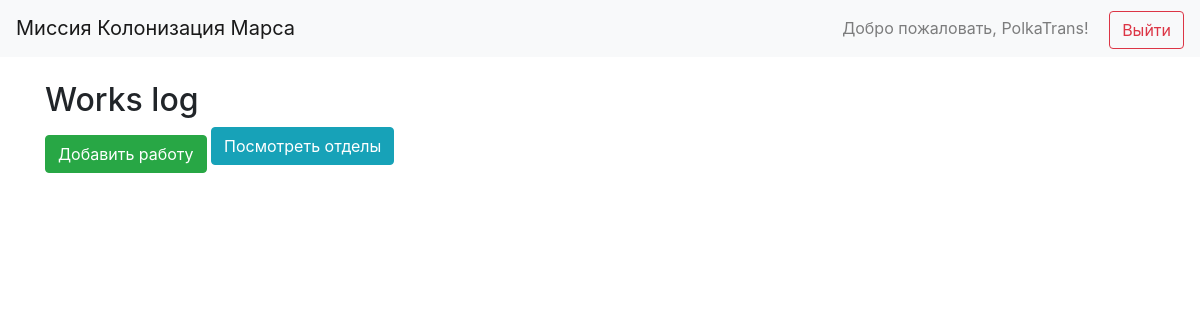
/ (signed in), run on an earlier commit of the app's database.
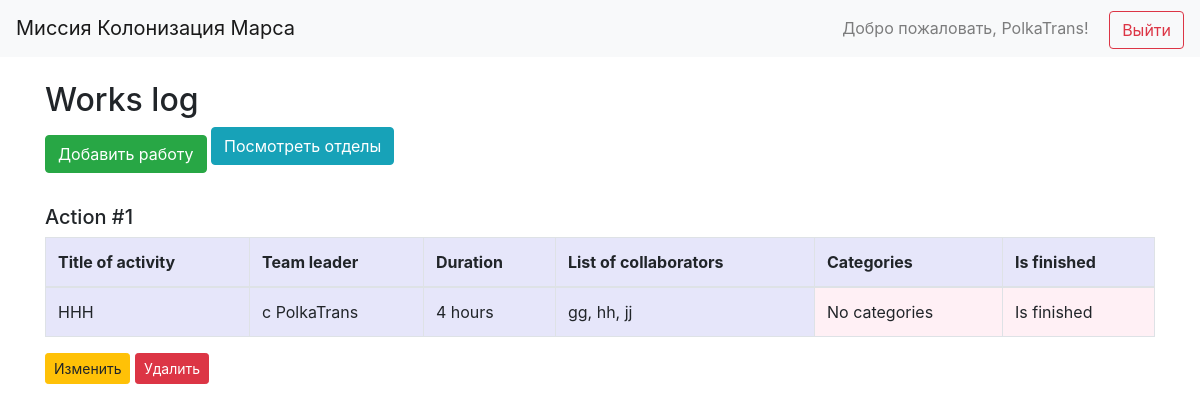
And on a later commit of the database.
### data/jobs.py (models this page shows)
class Jobs(SqlAlchemyBase):
    __tablename__ = 'jobs'
    id = sqlalchemy.Column(sqlalchemy.Integer, primary_key=True, autoincrement=True)
    team_leader = sqlalchemy.Column(sqlalchemy.Integer, sqlalchemy.ForeignKey("users.id"))
    job = sqlalchemy.Column(sqlalchemy.String, nullable=True)
    work_size = sqlalchemy.Column(sqlalchemy.Integer, nullable=True)
    collaborators = sqlalchemy.Column(sqlalchemy.String, nullable=True)
    start_date = sqlalchemy.Column(sqlalchemy.DateTime, nullable=True)
    is_finished = sqlalchemy.Column(sqlalchemy.Boolean, nullable=True)
    user = orm.relationship("User")
    categories = orm.relationship("Category", secondary=association_table, back_populates="jobs")

### data/users.py (models this page shows, shortened)
class User(SqlAlchemyBase, UserMixin):
    __tablename__ = 'users'
    id = sqlalchemy.Column(sqlalchemy.Integer, primary_key=True, autoincrement=True)
    email = sqlalchemy.Column(sqlalchemy.String, index=True, unique=True, nullable=True)
    hashed_password = sqlalchemy.Column(sqlalchemy.String, nullable=True)
    created_date = sqlalchemy.Column(sqlalchemy.DateTime, default=datetime.datetime.now)
    name = sqlalchemy.Column(sqlalchemy.String, nullable=True)
    surname = sqlalchemy.Column(sqlalchemy.String, nullable=True)
    age = sqlalchemy.Column(sqlalchemy.Integer, nullable=True)
    position = sqlalchemy.Column(sqlalchemy.String, nullable=True)
    speciality = sqlalchemy.Column(sqlalchemy.String, nullable=True)
    address = sqlalchemy.Column(sqlalchemy.String, nullable=True)
    about = sqlalchemy.Column(sqlalchemy.String, nullable=True)

### main.py (the view)
@app.route("/")
def index():
    with db_session.create_session() as db_sess:
        jobs = db_sess.query(Jobs).all()
        return render_template("work_log.html", jobs=jobs)

### data/db_session.py (called while the page is built)
def create_session() -> Session:
    global __factory
    return __factory()

### main.py (called while the page is built)
@login_manager.user_loader
def load_user(user_id):
    with db_session.create_session() as session:
        return session.get(User, int(user_id))

### templates/work_log.html
{% extends "base.html" %}
{% block content %}
  {% if current_user.is_authenticated %}
    <h2>Works log</h2>
    <div class="mb-4">
      <a href="/add_job" class="btn btn-success">Добавить работу</a>
      <a href="/departments" class="btn btn-info mb-3">Посмотреть отделы</a>
    </div>
    {% for job in jobs %}
      <h5 class="mt-4">Action #{{ job.id }}</h5>
      <table class="table table-bordered" style="background-color: lavender;">
        <thead>
          <tr>
            <th>Title of activity</th>
            <th>Team leader</th>
            <th>Duration</th>
            <th>List of collaborators</th>
            <th>Categories</th>
            <th>Is finished</th>
          </tr>
        </thead>
        <tbody>
          <tr>
            <td>{{ job.job }}</td>
            <td>{{ job.user.surname }} {{ job.user.name }}</td>
            <td>{{ job.work_size }} hours</td>
            <td>{{ job.collaborators }}</td>
            <td style="background-color: lavenderblush;">
              {% if job.categories %}
                {% for cat in job.categories %}
                  <span class="badge bg-primary">{{ cat.name }}</span>
                {% endfor %}
              {% else %}
                No categories
              {% endif %}
            </td>
            <td style="background-color: lavenderblush;">
              {% if job.is_finished %}
                Is finished
              {% else %}
                Is not finished
              {% endif %}
            </td>
          </tr>
        </tbody>
      </table>
      {% if current_user.id == job.team_leader or current_user.id == 1 %}
        <div class="mb-4">
          <a href="/jobs/{{ job.id }}/edit" class="btn btn-warning btn-sm">Изменить</a>
          <form action="/jobs/{{ job.id }}/delete" method="post" style="display:inline;">
            <button type="submit" class="btn btn-danger btn-sm">Удалить</button>
          </form>
        </div>
      {% endif %}
    {% endfor %}
  {% else %}
    <h2 class="text-center">Войдите, чтобы увидеть список работ</h2>
  {% endif %}
{% endblock %}

What changed in the data, as far as the page shows it:
added Jobs: id "1", job "HHH", user.surname "с", user.name "PolkaTrans", work_size "4", collaborators "gg, hh, jj", is_finished "Is finished"
